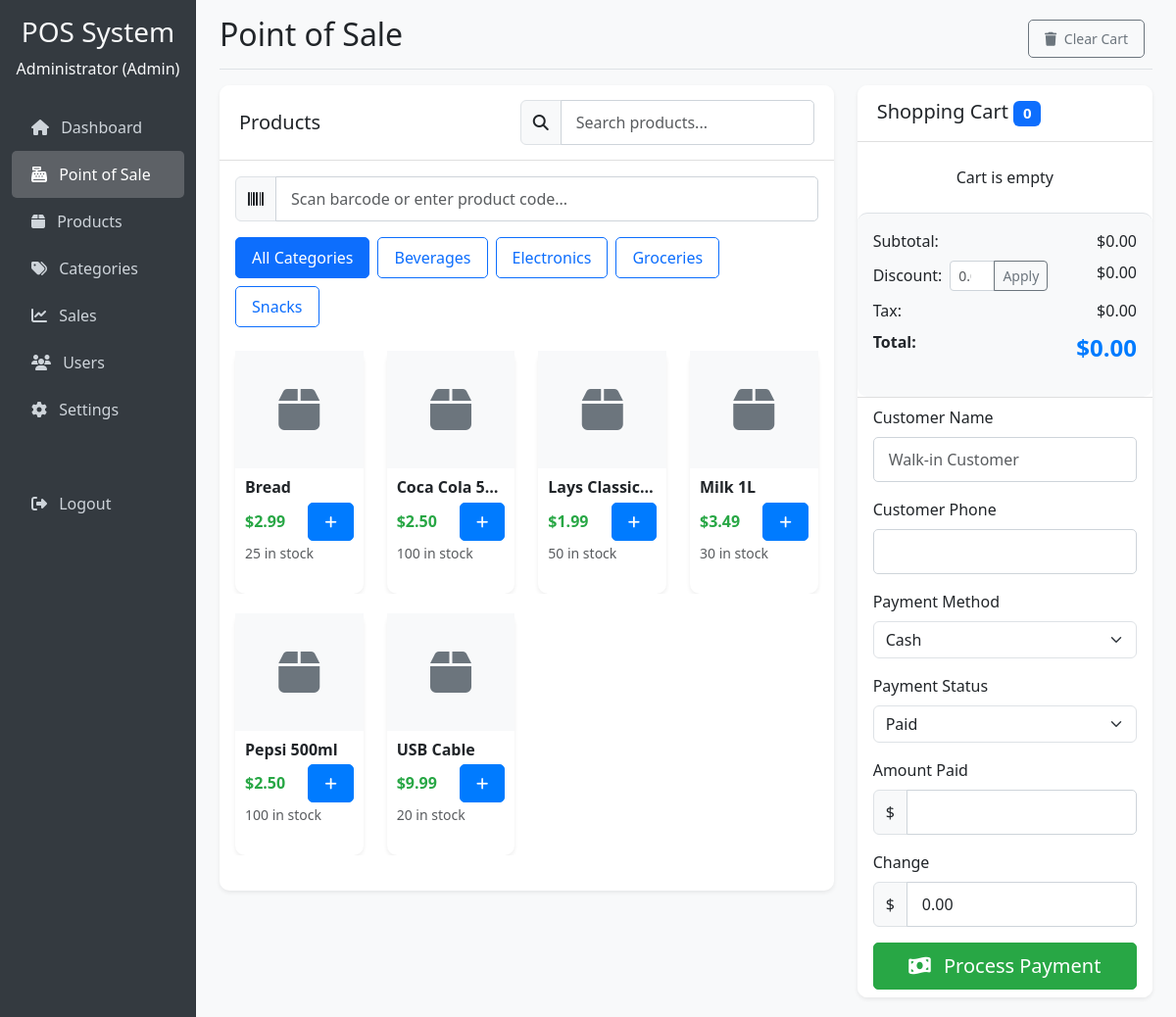
The app's page /pos.php (signed in) with its own data.
### tables this page shows
CREATE TABLE IF NOT EXISTS `users` (
  `id` int(11) NOT NULL AUTO_INCREMENT,
  `username` varchar(50) NOT NULL,
  `password` varchar(255) NOT NULL,
  `name` varchar(100) NOT NULL,
  `role` enum('admin','cashier') NOT NULL DEFAULT 'cashier',
  `created_at` timestamp NOT NULL DEFAULT CURRENT_TIMESTAMP,
  PRIMARY KEY (`id`),
  UNIQUE KEY `username` (`username`)
);

CREATE TABLE IF NOT EXISTS `categories` (
  `id` int(11) NOT NULL AUTO_INCREMENT,
  `name` varchar(255) NOT NULL,
  `description` text,
  `created_at` timestamp NOT NULL DEFAULT CURRENT_TIMESTAMP,
  PRIMARY KEY (`id`)
);

CREATE TABLE IF NOT EXISTS `products` (
  `id` int(11) NOT NULL AUTO_INCREMENT,
  `barcode` varchar(100) DEFAULT NULL,
  `name` varchar(255) NOT NULL,
  `description` text,
  `price` decimal(10,2) NOT NULL,
  `cost` decimal(10,2) DEFAULT NULL,
  `quantity` int(11) NOT NULL DEFAULT '0',
  `category_id` int(11) DEFAULT NULL,
  `image` varchar(255) DEFAULT NULL,
  `created_at` timestamp NOT NULL DEFAULT CURRENT_TIMESTAMP,
  `updated_at` timestamp NOT NULL DEFAULT CURRENT_TIMESTAMP ON UPDATE CURRENT_TIMESTAMP,
  PRIMARY KEY (`id`),
  UNIQUE KEY `barcode` (`barcode`)
);

### pos.php (the view, shortened to what this page needs)
<?php
require_once 'config/db.php';
$user_id = $_SESSION['user_id'];
$query = "SELECT * FROM users WHERE id = ?";
$stmt = $conn->prepare($query);
$stmt->bind_param("i", $user_id);
$stmt->execute();
$result = $stmt->get_result();
$user = $result->fetch_assoc();
$query = "SELECT * FROM categories ORDER BY name";
$categories = $conn->query($query);
$query = "SELECT p.*, c.name as category_name FROM products p
          LEFT JOIN categories c ON p.category_id = c.id
          ORDER BY p.name";
$products = $conn->query($query);
?>
<!DOCTYPE html>
<html lang="en">
<head>
    <link href="https://cdn.jsdelivr.net/npm/bootstrap@5.3.0/dist/css/bootstrap.min.css" rel="stylesheet">
    <link rel="stylesheet" href="https://cdnjs.cloudflare.com/ajax/libs/font-awesome/6.4.0/css/all.min.css">
    <link rel="stylesheet" href="assets/css/style.css">
</head>
<body>
    <div class="container-fluid">
        <div class="row">
            <nav id="sidebar" class="col-md-3 col-lg-2 d-md-block bg-dark sidebar collapse">
                <div class="position-sticky pt-3">
                    <div class="text-center mb-4">
                        <h3 class="text-light">POS System</h3>
                        <p class="text-light"><?php echo $user['name']; ?> (<?php echo ucfirst($user['role']); ?>)</p>
                    </div>
                    <ul class="nav flex-column">
                        <li class="nav-item">
                            <a class="nav-link" href="index.php">
                                <i class="fas fa-home me-2"></i> Dashboard
                            </a>
                        </li>
                        <li class="nav-item">
                            <a class="nav-link active" href="pos.php">
                                <i class="fas fa-cash-register me-2"></i> Point of Sale
                            </a>
                        </li>
                        <li class="nav-item">
                            <a class="nav-link" href="products.php">
                                <i class="fas fa-box me-2"></i> Products
                            </a>
                        </li>
                        <li class="nav-item">
                            <a class="nav-link" href="categories.php">
                                <i class="fas fa-tags me-2"></i> Categories
                            </a>
                        </li>
                        <li class="nav-item">
                            <a class="nav-link" href="sales.php">
                                <i class="fas fa-chart-line me-2"></i> Sales
                            </a>
                        </li>
                        <?php if ($user['role'] == 'admin'): ?>
                        <li class="nav-item">
                            <a class="nav-link" href="users.php">
                                <i class="fas fa-users me-2"></i> Users
                            </a>
                        </li>
                        <li class="nav-item">
                            <a class="nav-link" href="settings.php">
                                <i class="fas fa-cog me-2"></i> Settings
                            </a>
                        </li>
                        <?php endif; ?>
                        <li class="nav-item mt-5">
                            <a class="nav-link" href="logout.php">
                                <i class="fas fa-sign-out-alt me-2"></i> Logout
                            </a>
                        </li>
                    </ul>
                </div>
            </nav>
            <main class="col-md-9 ms-sm-auto col-lg-10 px-md-4">
                <div class="d-flex justify-content-between flex-wrap flex-md-nowrap align-items-center pt-3 pb-2 mb-3 border-bottom">
                    <h1 class="h2">Point of Sale</h1>
                    <div class="btn-toolbar mb-2 mb-md-0">
                        <div class="btn-group me-2">
                            <button type="button" class="btn btn-sm btn-outline-secondary" id="clearCart">
                                <i class="fas fa-trash me-1"></i> Clear Cart
                            </button>
                        </div>
                    </div>
                </div>
                <div class="row">
                    <div class="col-md-8">
                        <div class="card mb-4">
                            <div class="card-header d-flex justify-content-between align-items-center">
                                <h5 class="mb-0">Products</h5>
                                <div class="input-group" style="max-width: 300px;">
                                    <span class="input-group-text"><i class="fas fa-search"></i></span>
                                    <input type="text" class="form-control" id="productSearch" placeholder="Search products...">
                                </div>
                            </div>
                            <div class="card-body">
                                <div class="mb-3">
                                    <div class="input-group">
                                        <span class="input-group-text"><i class="fas fa-barcode"></i></span>
                                        <input type="text" class="form-control" id="barcodeInput" placeholder="Scan barcode or enter product code...">
                                    </div>
                                </div>
                                <div class="mb-3 d-flex flex-wrap">
                                    <button class="btn btn-outline-primary me-2 mb-2 category-filter active" data-category="all">
                                        All Categories
                                    </button>
                                    <?php while ($category = $categories->fetch_assoc()): ?>
                                    <button class="btn btn-outline-primary me-2 mb-2 category-filter" data-category="<?php echo $category['id']; ?>">
                                        <?php echo $category['name']; ?>
                                    </button>
                                    <?php endwhile; ?>
                                </div>
                                <div class="row">
                                    <?php while ($product = $products->fetch_assoc()): ?>
                                    <div class="col-md-3 col-sm-6 product-item" data-category="<?php echo $product['category_id']; ?>">
                                        <div class="card h-100">
                                            <div class="product-image">
                                                <?php if (!empty($product['image']) && file_exists($product['image'])): ?>
                                                <img src="<?php echo $product['image']; ?>" alt="<?php echo $product['name']; ?>">
                                                <?php else: ?>
                                                <i class="fas fa-box fa-3x text-secondary"></i>
                                                <?php endif; ?>
                                            </div>
                                            <div class="product-info">
                                                <h6 class="product-name"><?php echo $product['name']; ?></h6>
                                                <div class="d-flex justify-content-between align-items-center">
                                                    <span class="product-price">$<?php echo number_format($product['price'], 2); ?></span>
                                                    <button class="btn btn-sm btn-primary add-to-cart"
                                                            data-id="<?php echo $product['id']; ?>"
                                                            data-name="<?php echo $product['name']; ?>"
                                                            data-price="<?php echo $product['price']; ?>">
                                                        <i class="fas fa-plus"></i>
                                                    </button>
                                                </div>
                                                <small class="text-muted"><?php echo $product['quantity']; ?> in stock</small>
                                            </div>
                                        </div>
                                    </div>
                                    <?php endwhile; ?>
                                </div>
                            </div>
                        </div>
                    </div>
                    <div class="col-md-4">
                        <div class="card">
                            <div class="card-header">
                                <h5 class="mb-0">Shopping Cart <span class="badge bg-primary" id="cartItemCount">0</span></h5>
                            </div>
                            <div class="card-body p-0">
                                <div id="cartItems" style="max-height: 400px; overflow-y: auto;">
                                </div>
                                <div class="cart-summary p-3 border-top">
                                    <div class="d-flex justify-content-between mb-2">
                                        <span>Subtotal:</span>
                                        <span>$<span id="cartSubtotal">0.00</span></span>
                                    </div>
                                    <div class="d-flex justify-content-between mb-2">
                                        <div class="d-flex align-items-center">
                                            <span>Discount:</span>
                                            <div class="input-group input-group-sm ms-2" style="width: 100px;">
                                                <input type="number" class="form-control" id="discountAmount" min="0" step="0.01" placeholder="0.00">
                                                <button class="btn btn-outline-secondary" type="button" id="applyDiscount">Apply</button>
                                            </div>
                                        </div>
                                        <span>$<span id="cartDiscount">0.00</span></span>
                                    </div>
                                    <div class="d-flex justify-content-between mb-2">
                                        <span>Tax:</span>
                                        <span>$<span id="cartTax">0.00</span></span>
                                    </div>
                                    <div class="d-flex justify-content-between mb-3">
                                        <span class="fw-bold">Total:</span>
                                        <span class="cart-total">$<span id="cartTotal">0.00</span></span>
                                    </div>
                                </div>
                            </div>
                            <div class="card-footer">
                                <form id="paymentForm" method="POST" action="">
                                    <div class="mb-3">
                                        <label for="customer_name" class="form-label">Customer Name</label>
                                        <input type="text" class="form-control" id="customer_name" name="customer_name" placeholder="Walk-in Customer">
                                    </div>
                                    <div class="mb-3">
                                        <label for="customer_phone" class="form-label">Customer Phone</label>
                                        <input type="text" class="form-control" id="customer_phone" name="customer_phone">
                                    </div>
                                    <div class="mb-3">
                                        <label for="payment_method" class="form-label">Payment Method</label>
                                        <select class="form-select" id="payment_method" name="payment_method">
                                            <option value="cash">Cash</option>
                                        </select>
                                    </div>
                                    <div class="mb-3">
                                        <label for="payment_status" class="form-label">Payment Status</label>
                                        <select class="form-select" id="payment_status" name="payment_status">
                                            <option value="paid">Paid</option>
                                        </select>
                                    </div>
                                    <div class="mb-3">
                                        <label for="paidAmount" class="form-label">Amount Paid</label>
                                        <div class="input-group">
                                            <span class="input-group-text">$</span>
                                            <input type="number" class="form-control" id="paidAmount" name="paid_amount" min="0" step="0.01" required>
                                        </div>
                                    </div>
                                    <div class="mb-3">
                                        <label class="form-label">Change</label>
                                        <div class="input-group">
                                            <span class="input-group-text">$</span>
                                            <input type="text" class="form-control" id="changeDisplay" value="0.00" readonly>
                                        </div>
                                    </div>
                                    <div class="d-grid">
                                        <button type="button" id="processPayment" class="btn btn-success btn-lg">
                                            <i class="fas fa-money-bill-wave me-2"></i> Process Payment
                                        </button>
                                    </div>
                                </form>
                            </div>
                        </div>
                    </div>
                </div>
            </main>
        </div>
    </div>
</body>
</html>

### records on screen
users: name "Administrator", role "Admin"
categories: name "Beverages"
categories: name "Electronics"
categories: name "Groceries"
categories: name "Snacks"
products: name "Bread", price "2.99", quantity "25"
products: name "Coca Cola 5…", price "2.50", quantity "100"
products: name "Lays Classic…", price "1.99", quantity "50"
products: name "Milk 1L", price "3.49", quantity "30"
products: name "Pepsi 500ml", price "2.50", quantity "100"
products: name "USB Cable", price "9.99", quantity "20"
